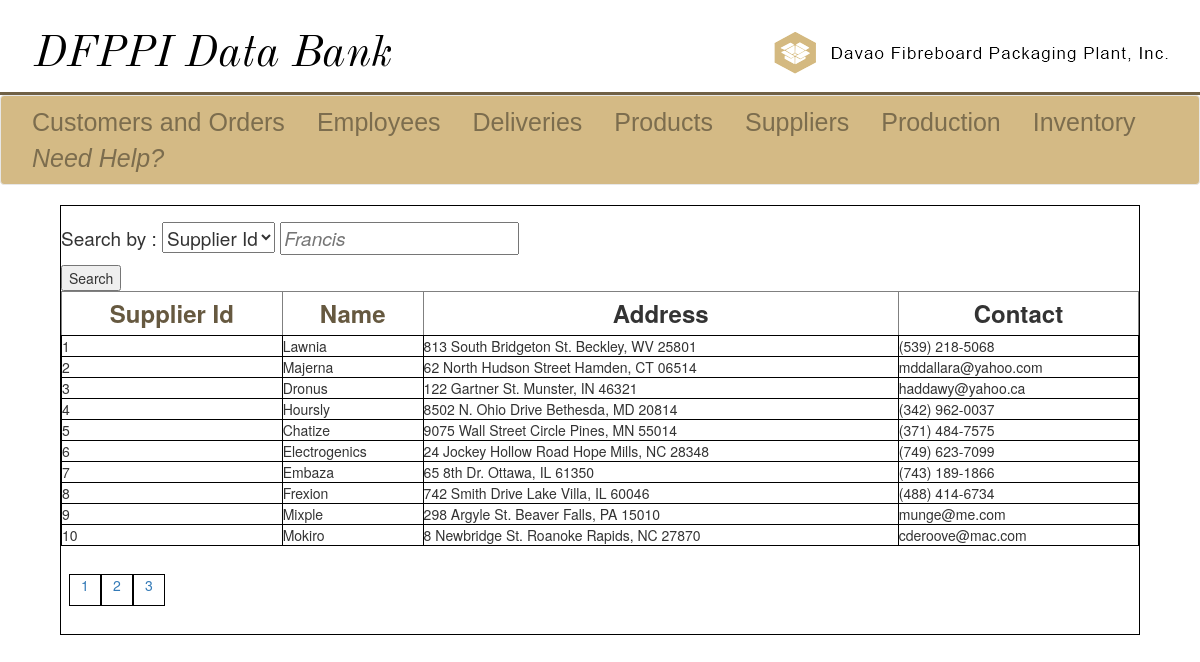
The app's page /supplier-view-supp.php with its own data.
### tables this page shows
CREATE TABLE `supplier` (
  `supp_Id` int(11) NOT NULL,
  `supp_name` varchar(64) NOT NULL,
  `supp_address` varchar(128) NOT NULL,
  `supp_contact` varchar(64) NOT NULL,
  `supp_stat` enum('On-contract','Expired') NOT NULL DEFAULT 'On-contract'
);

### supplier-view-supp.php (the view, shortened to what this page needs)
<!DOCTYPE html>
<?php
	include("sql_connect.php");
    $choice = isset($_GET['choice'])? $_GET['choice'] : 1;
    $srch = isset($_GET['srch'])? $_GET['srch'] : 1;
	$numberOfRows = 10;
	$page = isset($_GET['page']) ? $_GET['page'] : 1;
	$limit = ($page - 1) * $numberOfRows;
	$col = isset($_GET['order']) ? $_GET['order'] : "supp_Id";
	$dir = isset($_GET['direction']) ? $_GET['direction'] : "ASC";
	$query = "SELECT * FROM supplier WHERE {$choice} = '{$srch}' ORDER BY {$col} {$dir} LIMIT {$limit}, {$numberOfRows}";
	$result = mysqli_query($conn, $query);
	$query2 = "SELECT COUNT(*) as rowCount FROM supplier WHERE {$choice} = '{$srch}';";
	$result2 = mysqli_query($conn, $query2);
	$totalRows = mysqli_fetch_row($result2);
	$numberOfPages = ceil($totalRows[0] / $numberOfRows);
?>
<html>
	<head>
		<link rel = "stylesheet" href = "css/bootstrap.min.css">
		<link rel = "stylesheet" href = "css/design.css">
	</head>
	<body>
		<div class = "ultra-banner">
			<div class = "left-ub">
				<a href = "home.php"><img id = "left-logo" src = "images/ultra-banner.png" alt = "DFPPI Home"></a>
			</div>
			<div class = "right-ub">
				<a href = "http://www.davaofibre.ph"><img id = "right-logo" src = "images/other.png" alt = "Employee Module"></a>
			</div>
		</div>
		<div class = "line-sep">
		</div>
		<nav class="navbar navbar-default" id = "myNav">
			<div class="container-fluid">
				<ul class="nav navbar-nav">
					<li><a id = "li-a" href = "customers.php">Customers and Orders</a></li>
					<li><a id = "li-a" href = "employees.php">Employees</a></li>
					<li><a id = "li-a" href = "deliveries.php">Deliveries</a></li>
					<li><a id = "li-a" href = "products.php">Products</a></li>
					<li><a id = "li-a" href = "supplier.php">Suppliers</a></li>
					<li><a id = "li-a" href = "production.php">Production</a></li>
					<li><a id = "li-a" href = "inventory.php">Inventory</a></li>
					<li><a id = "li-a" href = "docs/manual.html"><i>Need Help?</i></a></li>
				</ul>
			</div>
		</nav>
		<div class = "main-view">
			<div class = "top-div">
				<form action = "supplier-view-supp.php" method = "get" onsubmit = "return check();" autocomplete="off">
					<p class = "form-body">Search by :
					<select id = "choice" name = "choice">
                    <option value="supp_Id">Supplier Id</option>
					</select>
					<input type = "text" id = "srch" name = "srch" class = "input-srch" maxlength = 128 autofocus placeholder = "Francis" required>
					</p>
					<input id = "submit" type = "submit" value = "Search">
				</form>
			</div>
			<div class = "bot-div">
            <?php
                echo "<table class= 'table-set' border='1' cellspacing='1' cellpadding='3' style='width:100%;font-size:20;'>";
                $ndir = ($col == "supp_Id" && $dir == "ASC") ? "DESC" : "ASC";
                echo "<th><a href='supplier-view-supp.php?choice={$choice}&srch={$srch}&direction={$ndir}&order=supp_Id&page={$page}'>Supplier Id</a></th>";
                $ndir = ($col == "supp_name" && $dir == "ASC") ? "DESC" : "ASC";
                echo "<th><a href='supplier-view-supp.php?choice={$choice}&srch={$srch}&direction={$ndir}&order=supp_name&page={$page}'>Name</a></th>";
                echo "<th>Address</th>";
                echo "<th>Contact</th>";
                while($row = mysqli_fetch_assoc($result)){
                    echo "<tr>";
                    echo "<td>{$row["supp_Id"]}</td>";
                    echo "<td>{$row["supp_name"]}</td>";
                    echo "<td>{$row["supp_address"]}</td>";
                    echo "<td>{$row["supp_contact"]}</td>";
                    echo "</tr>";
                }
                echo "</table>";
            ?>
            <div class = 'pagination'>
                <ul>
                <?php
                    for($i = 1; $i <= $numberOfPages; $i++){
                        echo "<li><a href='supplier-view-supp.php?choice={$choice}&srch={$srch}&direction={$dir}&order={$col}&page={$i}'>{$i}</a></li>";
                    }
                ?>
                </ul>
            </div>
			</div>
		</div>
	</body>
</html>

### css/design.css (style rules this page uses)
th { font-size: 3vh; text-align: center; text-decoration: none; padding: 4px; }
th a { color: #665940; }
ul { list-style-type: none; margin: 0; padding: 1vh; }
#myNav { background-color: #d4ba85; width: 100%; }
#li-a { color: #7c6d4e; text-align: center; padding: 1vh 2vh; font-size: 25px; font-family: sans-serif; text-decoration: none; }
.ultra-banner { width: 100%; background-color: #ffffff; height: 10vh; margin-bottom: 1%; }
.line-sep { background-color:#706146; width: 100%; height: 0.4vh; }
.left-ub,.right-ub { display: inline; width: 50%; height: 100%; }
.left-ub { float: left; }
#left-logo { margin-top: 4vh; margin-left: 4vh; }
#right-logo { float: right; margin-top: 4vh; margin-right: 4vh; }
.pagination li { height: 4vh; width: 4vh; display: inline-block; text-align: center; border: 1px solid black; }
input[placeholder] { font-style: italic; }
p.form-body { font-size: 19px; margin-top: 2vh; }
.main-view { margin-left: auto; margin-right: auto; border: 1px solid black; height: 100%; width: 90%; }
.pagination, .top-div, .mid-div { width: 100%; }
.table-set td { width: auto; border: 1px solid black; cellspacing: 1px; cellpadding: 3px; }
input[placeholder] { color: black; }

### records on screen
supplier: supp_Id "1", supp_name "Lawnia", supp_address "813 South Bridgeton St. Beckley, WV 25801", supp_contact "(539) 218-5068"
supplier: supp_Id "2", supp_name "Majerna", supp_address "62 North Hudson Street Hamden, CT 06514", supp_contact "mddallara@yahoo.com"
supplier: supp_Id "3", supp_name "Dronus", supp_address "122 Gartner St. Munster, IN 46321", supp_contact "haddawy@yahoo.ca"
supplier: supp_Id "4", supp_name "Hoursly", supp_address "8502 N. Ohio Drive Bethesda, MD 20814", supp_contact "(342) 962-0037"
supplier: supp_Id "5", supp_name "Chatize", supp_address "9075 Wall Street Circle Pines, MN 55014", supp_contact "(371) 484-7575"
supplier: supp_Id "6", supp_name "Electrogenics", supp_address "24 Jockey Hollow Road Hope Mills, NC 28348", supp_contact "(749) 623-7099"
supplier: supp_Id "7", supp_name "Embaza", supp_address "65 8th Dr. Ottawa, IL 61350", supp_contact "(743) 189-1866"
supplier: supp_Id "8", supp_name "Frexion", supp_address "742 Smith Drive Lake Villa, IL 60046", supp_contact "(488) 414-6734"
supplier: supp_Id "9", supp_name "Mixple", supp_address "298 Argyle St. Beaver Falls, PA 15010", supp_contact "munge@me.com"
supplier: supp_Id "10", supp_name "Mokiro", supp_address "8 Newbridge St. Roanoke Rapids, NC 27870", supp_contact "cderoove@mac.com"
